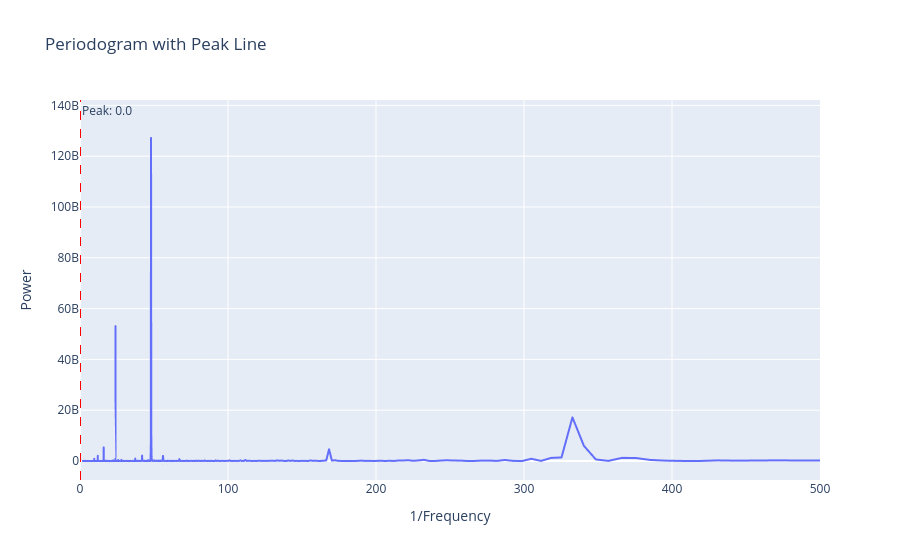

The notebook cell saved with this chart:
### Code cell
# Produce linear regresssion with time features

# Split data into training and test data
train_df = df['2024-01-01':'2024-10-31']
test_df = df['2024-11-01':'2024-12-31']

# Plot periodogram
from scipy import signal

frequencies, power_density = signal.periodogram(train_df['ND'])

#remove first entry
frequencies = frequencies[1:]
power_density = power_density[1:]

#Find the peak frequency
peak_freq = frequencies[np.argmax(power_density)]


fig = px.line(
    x=1/frequencies, 
    y=power_density, 
    labels={'x': '1/Frequency', 'y': 'Power'},
    title='Periodogram with Peak Line',
    range_x=[0,500]
)

# 5. Add the vertical peak line
fig.add_vline(
    x=peak_freq, 
    line_dash="dash", 
    line_color="red", 
    annotation_text=f"Peak: {peak_freq:.1f}",
    annotation_position="top right"
)

#fig.show();

### Figure 1 — Plotly figure (JSON) as saved in the notebook; plotly's stock layout.template omitted (floating-point values rounded to 4 significant figures; data arrays with more than 128 entries replaced by an {"elided": "..."} marker saying what was removed)
{"data": [{"hovertemplate": "1/Frequency=%{x}<br>Power=%{y}<extra></extra>", "legendgroup": "", "line": {"color": "#636efa", "dash": "solid"}, "marker": {"symbol": "circle"}, "mode": "lines", "name": "", "showlegend": false, "type": "scattergl", "x": {"elided": "7320 float values"}, "xaxis": "x", "y": {"elided": "7320 float values"}, "yaxis": "y"}], "layout": {"annotations": [{"showarrow": false, "text": "Peak: 0.0", "x": 6.831e-05, "xanchor": "left", "xref": "x", "y": 1, "yanchor": "top", "yref": "y domain"}], "legend": {"tracegroupgap": 0}, "shapes": [{"line": {"color": "red", "dash": "dash"}, "type": "line", "x0": 6.831e-05, "x1": 6.831e-05, "xref": "x", "y0": 0, "y1": 1, "yref": "y domain"}], "title": {"text": "Periodogram with Peak Line"}, "xaxis": {"anchor": "y", "domain": [0.0, 1.0], "range": [0, 500], "title": {"text": "1/Frequency"}}, "yaxis": {"anchor": "x", "domain": [0.0, 1.0], "title": {"text": "Power"}}}}
